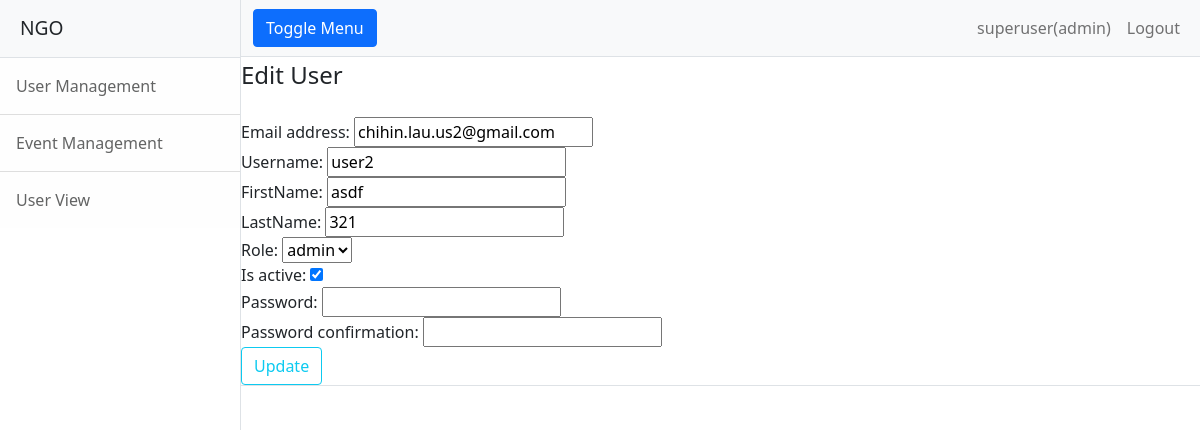
The app's page /users/5/update/ (signed in) with its own data.
### UserApp/models.py (models this page shows, shortened)
class CustomUser(AbstractBaseUser, PermissionsMixin):
    email = models.EmailField(_('email address'), unique=True)
    username = models.CharField(max_length=150, unique=True)
    firstName=models.CharField(max_length=40)
    lastName=models.CharField(max_length=40)
    role=models.CharField(max_length=40, default="user", choices = ROLE_CHOICES)
    is_staff = models.BooleanField(default=False)
    is_active = models.BooleanField(default=True)
    objects = CustomAccountManager()
    USERNAME_FIELD = 'username'
    REQUIRED_FIELDS = ["email", "firstName", "lastName", "role"]

### UserApp/views.py (the view, shortened to what this page needs)
# urls.py: path("<int:pk>/update/", UserUpdateView.as_view(), name="users-update"),
class UserUpdateView(LoginRequiredMixin, UpdateView):
	model = CustomUser
	form_class = updateUser_form
	template_name = 'UserApp/customuser_update.html'
	context_object_name = 'user'
	def dispatch(self, request, *args, **kwargs):
		if not request.user.role=="admin":
			raise PermissionDenied()
		return super().dispatch(request, *args, **kwargs)

### UserApp/forms.py (shortened to what this page needs)
class updateUser_form(forms.ModelForm):
    password1 = forms.CharField(label='Password', widget=forms.PasswordInput)
    password2 = forms.CharField(label='Password confirmation', widget=forms.PasswordInput)
    """
    class Meta(UserCreationForm.Meta):
        model = CustomUser
        # fields = ('username', 'first_name', 'last_name', 'email', 'password1', 'password2', )
        fields = UserCreationForm.Meta.fields + ("email", "username",'firstName', 'lastName', 'role', "password1", "password2")
    """
    class Meta:
        model = CustomUser
        fields = ('email', 'username', 'firstName', 'lastName', "role", 'is_active')

### UserApp/templates/UserApp/customuser_update.html (shortened to what this page needs)
{% extends "UserApp/base.html" %}
{% block content %}
  <div class="content-section">
    <form method="POST">
      <fieldset class="form-group">
        <legend class="border-bttom mb-4">Edit User</legend>
        {% for field in form %}
        <div class="fieldWrapper">
            {{ field.label_tag }} {{ field }}
        </div>
        {% endfor %}
      </fieldset>
      <div class="form-group">
        <button class="btn btn-outline-info" type="submit"> Update</button>
      </div>
    </form>
    <div class="border-top pt-3">
    </div>
  </div>
{% endblock content %}

### UserApp/templates/UserApp/base.html (shortened to what this page needs)
{% load static %}
<!DOCTYPE html>
<html lang="en">
    <head>
        <link href="{% static 'css/styles.css' %}" rel="stylesheet" />
    </head>
    <body>
        <div class="d-flex" id="wrapper">
            <div class="border-end bg-white" id="sidebar-wrapper">
                <div class="sidebar-heading border-bottom bg-light">NGO</div>
                <div class="list-group list-group-flush">
                    {% if user.is_authenticated %}
                      {% if user.role == "admin" %}
                        <a class="list-group-item list-group-item-action list-group-item-light p-3" href="{% url 'users-list' %}">User Management</a>
                        <a class="list-group-item list-group-item-action list-group-item-light p-3" href="{% url 'events-list' %}">Event Management</a>
                        <a class="list-group-item list-group-item-action list-group-item-light p-3" href="#!">User View</a>
                      {% endif %}
                    {% else %}
                    <a class="list-group-item list-group-item-action list-group-item-light p-3" href="#!">Event </a>
                    {% endif %}
                </div>
            </div>
            <div id="page-content-wrapper">
                <nav class="navbar navbar-expand-lg navbar-light bg-light border-bottom">
                    <div class="container-fluid">
                        <button class="btn btn-primary" id="sidebarToggle">Toggle Menu</button>
                        <div class="collapse navbar-collapse" id="navbarSupportedContent">
                            <ul class="navbar-nav ms-auto mt-2 mt-lg-0">
                                {% if user.is_authenticated %}
                                  <li class="nav-item active"><a class="nav-link" href="#!">{{ request.user.username }}({{ user.role }})</a></li>
                                  <a class="nav-item nav-link" href="{% url 'logout' %}">Logout</a>
                                {% else %}
                                  <a class="nav-item nav-link" href="{% url 'login' %}">Login</a>
                                {% endif %}
                            </ul>
                        </div>
                    </div>
                </nav>
                {% block content %}{% endblock %}
            </div>
        </div>
    </body>
</html>

### records on screen
CustomUser: user.username "superuser"
CustomUser: role "admin", form "chihin.lau.us2@gmail.com" "user2" "asdf" "321" "admin" "☑"

### other values on screen
{{ field.label_tag }} "Email address:" "Username:" "FirstName:" "LastName:" "Role:" "Is active:" "Password:" "Password confirmation:"
